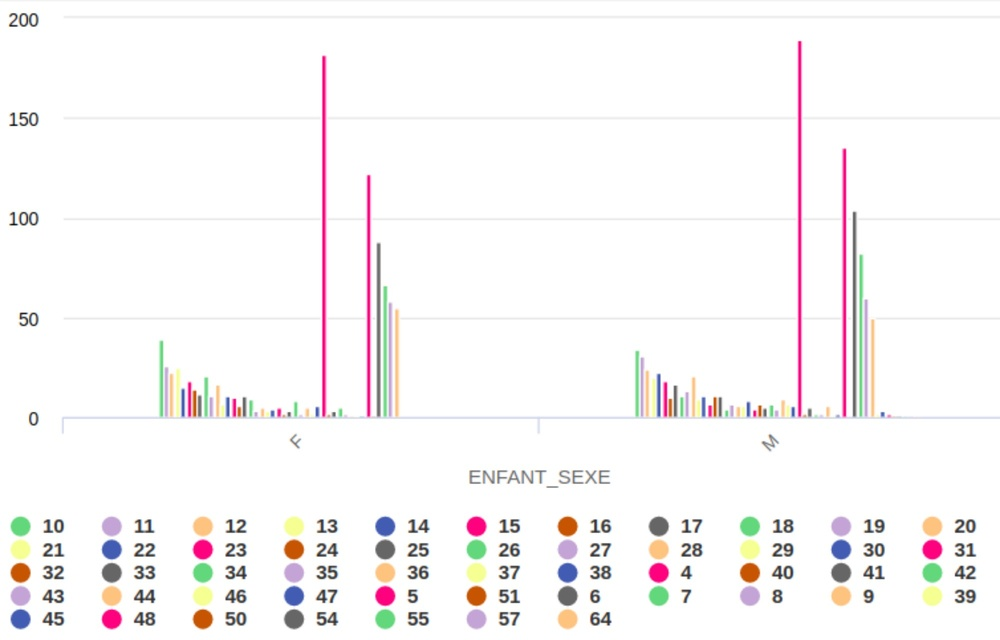
#> input picture Big_Data/Data_viz/Images/Colonnes_ENFANT_SEXE.jpg, 1000 x 640 px, shrunk from 2000 x 1281 before the run, found by its file name
$ jupyter execute --allow-errors WADE_Travail_personnel.ipynb
#> lines starting #> are read from the running program, lines starting #| are printed output that depends on the picture
# Master Data Science Data_VIZ
### WADE El Hadji Malick

## 1. Informations sur les données

**Données:**  liste des prénoms des enfants nés à Angers de 2013 à 2018 avec le nombre d’occurrences de chaque prénom,classés par année et par sexe.

**lien:**  https://data.angers.fr/explore/dataset/prenoms-des-enfants-nes-a-angers/information/

**Définition des en-têtes:**
* COLL_NOM: nom de la commune
* COLL_INSEE: Code Insee de la commune
* ENFANT_SEXE: sexe
* ENFANT_PRENOM: prénom
* NOMBRE_OCCURENCES: occurrence du prénom
* ANNEE: année de naissance

[cell 1]
import pandas as pd

pd.set_option('display.max_rows', 500)
pd.set_option('display.max_columns', 500)

path = "/home/malick/Bureau/Data/Big_Data/Data_viz/prenoms-des-enfants-nes-a-angers.csv"
#> (the rest of this cell did not finish here and is left out)

## 2. Images, Histogrammes et Entropies:

[cell 2]
import matplotlib.image as mpimg
import matplotlib.pyplot as plt
import numpy as np
from sklearn.metrics.cluster import entropy # Calcul l'entropie d'une image


def rgb2gray(rgb):
    """ fonction qui convertit une image en gris """

    return np.dot(rgb[...,:3], [0.299, 0.587, 0.144])


def Entropie (image):
    """ fonction qui calcule l'entropie d'une image"""

    histogramme = np.histogram(img_1_gris.ravel(),256,[0,256],density=True)[0]
    return sum([-p*(math.log(p,2)) for p in histogramme if p > 0])


def Travailpersonnel(path):
    """fonction qui représente une image en couleur, en gris, trace l'histogramme et affiche son entropie"""

    img_1 = mpimg.imread(path)
#> img_1 is the input picture: shape (640, 1000, 3); mean R, G, B 248.7, 246.5, 246.6
    img_1_gris = rgb2gray(img_1)

    fig = plt.figure(1, figsize=(13, 13))


    plt.subplot(1, 2, 1)
    plt.title('Image originale')
    plt.imshow(img_1)

    plt.subplot(1, 2, 2)
    plt.title('Image en gris')
    plt.imshow(img_1_gris, cmap = plt.get_cmap('gray'))
    plt.show()
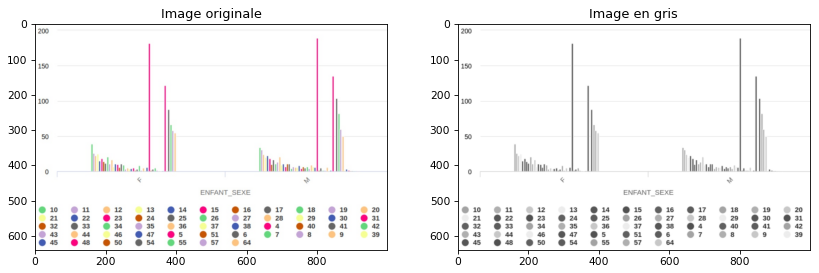
#> figure drawn by matplotlib, 2 panels

    fig = plt.figure(2, figsize=(10, 4))
    plt.subplot(1, 1, 1)
    plt.title('Histogramme')
    plt.hist(img_1_gris.ravel(),256,[0,256],density=True)

    plt.show()
#> figure, not shown here; tallest bar 0.0354 high, from x = 255 to 256

    print("Entropie de l'image: ", round(entropy(img_1_gris),3))
#| Entropie de l'image:  2.192

path = "/home/malick/Bureau/Master_DS/Big_Data/Data_viz/Images"

#### a. ENFANT_SEXE (Attributs nominaux)

[cell 3]
im_1 = path + "/Colonnes_ENFANT_SEXE.jpg"
Travailpersonnel(im_1)

[cell 4]
im_2 = path + "/Camembert_ENFANT_SEXE.jpg"
Travailpersonnel(im_2)
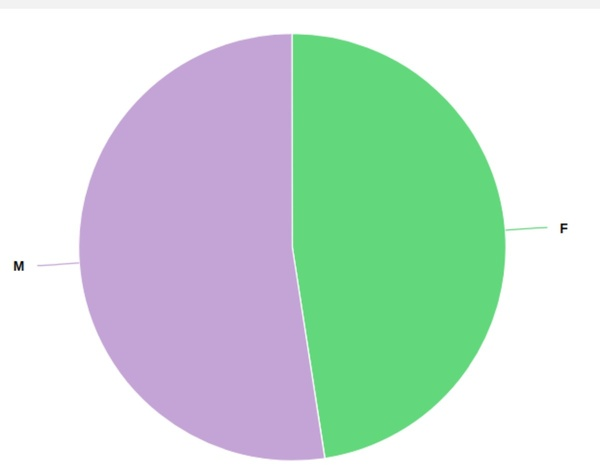
#> input picture Big_Data/Data_viz/Images/Camembert_ENFANT_SEXE.jpg, 600 x 473 px, shrunk from 1200 x 946 before the run, found by its file name
#> in Travailpersonnel, img_1 is the input picture: shape (473, 600, 3); mean R, G, B 201.7, 221.2, 212.6
#> in rgb2gray (call 2), `return np.dot(rgb[...,:3], [0.299, 0.587, 0.144])`:
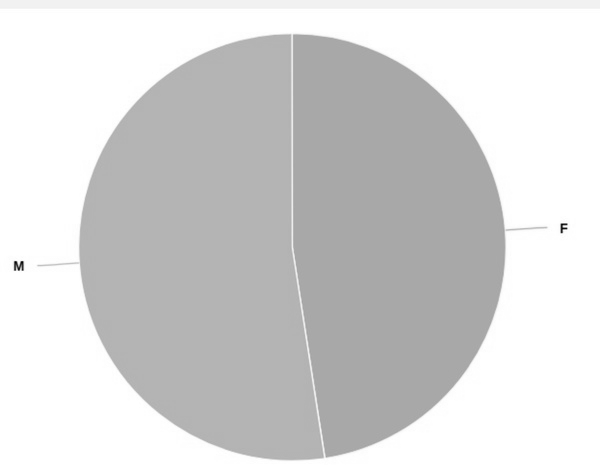
#> returned value: shape (473, 600) float64; min 0.587, max 262.6, mean 220.8; drawn with min black and max white
#| Entropie de l'image:  1.958

#### b. ENFANT_PRENOM (Attributs nominaux)

[cell 5]
im_1 = path + "/Radar_ENFANT_PRENOM.jpg"
Travailpersonnel(im_1)
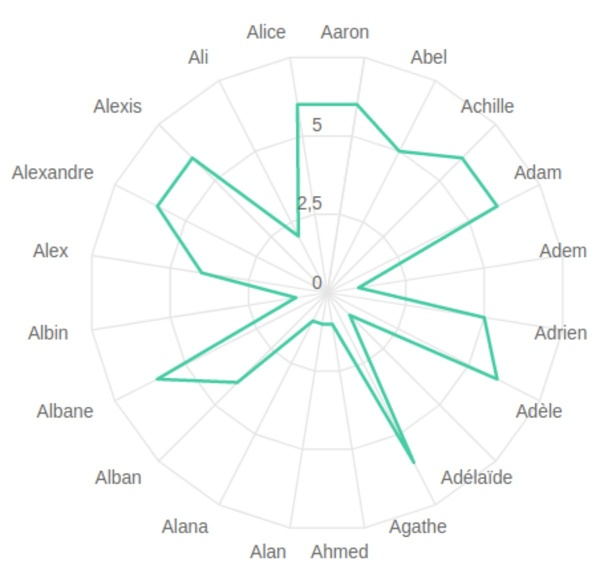
#> input picture Big_Data/Data_viz/Images/Radar_ENFANT_PRENOM.jpg, 600 x 582 px, shrunk from 1200 x 1165 before the run, found by its file name
#> in Travailpersonnel, img_1 is the input picture: shape (582, 600, 3); mean R, G, B 248.5, 251, 250.2
#| Entropie de l'image:  2.215

[cell 6]
im_2 = path + "/Camembert_ENFANT_PRENOM.jpg"
Travailpersonnel(im_2)
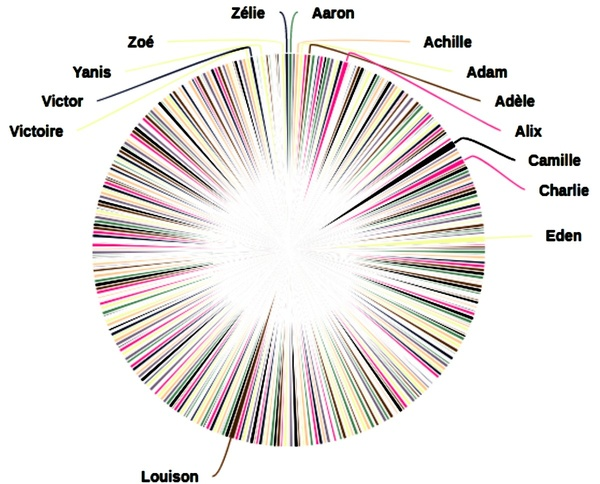
#> input picture Big_Data/Data_viz/Images/Camembert_ENFANT_PRENOM.jpg, 600 x 484 px, shrunk from 1200 x 968 before the run, found by its file name
#> in Travailpersonnel, img_1 is the input picture: shape (484, 600, 3); mean R, G, B 233.7, 229.8, 227.9
#> in rgb2gray (call 4), `return np.dot(rgb[...,:3], [0.299, 0.587, 0.144])`:
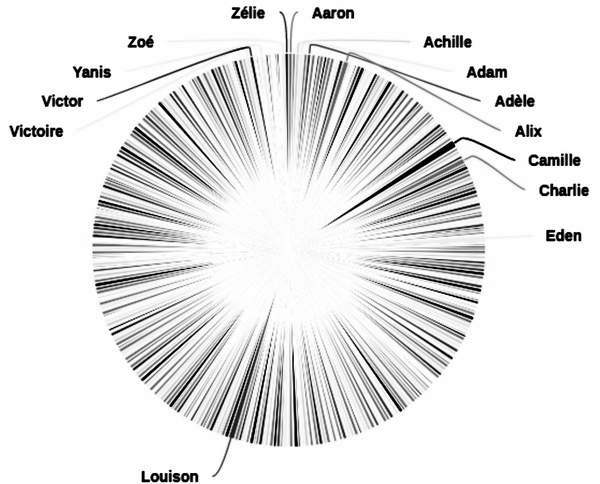
#> returned value: shape (484, 600) float64; min 0, max 262.6, mean 237.6; drawn with min black and max white
#| Entropie de l'image:  5.28

#### c. NOMBRE_OCCURENCES (Attributs quantitatifs, Attributs ordonnés)

[cell 7]
im_1 = path + "/Courbe_NOMBRE_OCCURENCES.jpg"
Travailpersonnel(im_1)
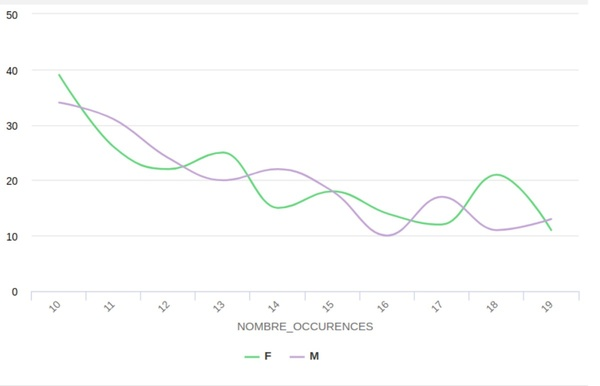
#> input picture Big_Data/Data_viz/Images/Courbe_NOMBRE_OCCURENCES.jpg, 600 x 386 px, shrunk from 1200 x 771 before the run, found by its file name
#> in Travailpersonnel, img_1 is the input picture: shape (386, 600, 3); mean R, G, B 252.5, 253, 252.7
#| Entropie de l'image:  1.375

[cell 8]
im_2 = path + "/Treemap_NOMBRE_OCCURENCES.jpg"
Travailpersonnel(im_2)
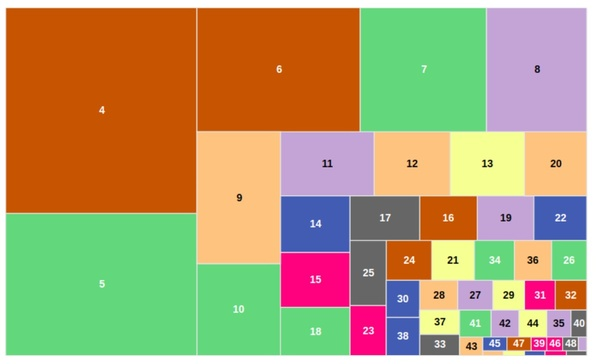
#> input picture Big_Data/Data_viz/Images/Treemap_NOMBRE_OCCURENCES.jpg, 600 x 364 px, shrunk from 1200 x 728 before the run, found by its file name
#> in Travailpersonnel, img_1 is the input picture: shape (364, 600, 3); mean R, G, B 177.8, 159, 112.3
#> in rgb2gray (call 6), `return np.dot(rgb[...,:3], [0.299, 0.587, 0.144])`:
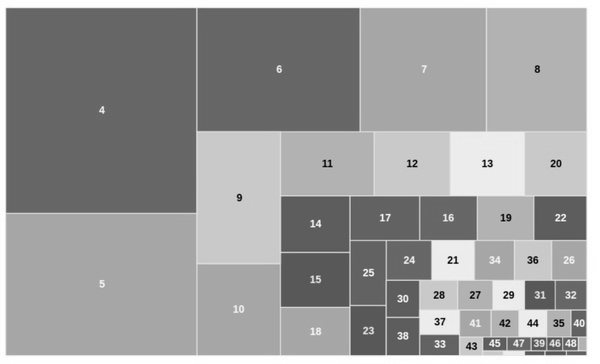
#> returned value: shape (364, 600) float64; min 5.28, max 262.6, mean 162.7; drawn with min black and max white
#> in Travailpersonnel (call 6), `plt.show()`:
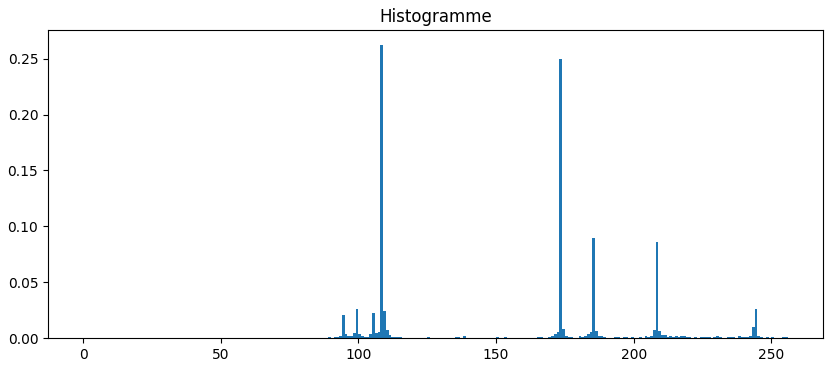
#> figure drawn by matplotlib, 1 panel; tallest bar 0.263 high, from x = 108 to 109
#| Entropie de l'image:  4.293
